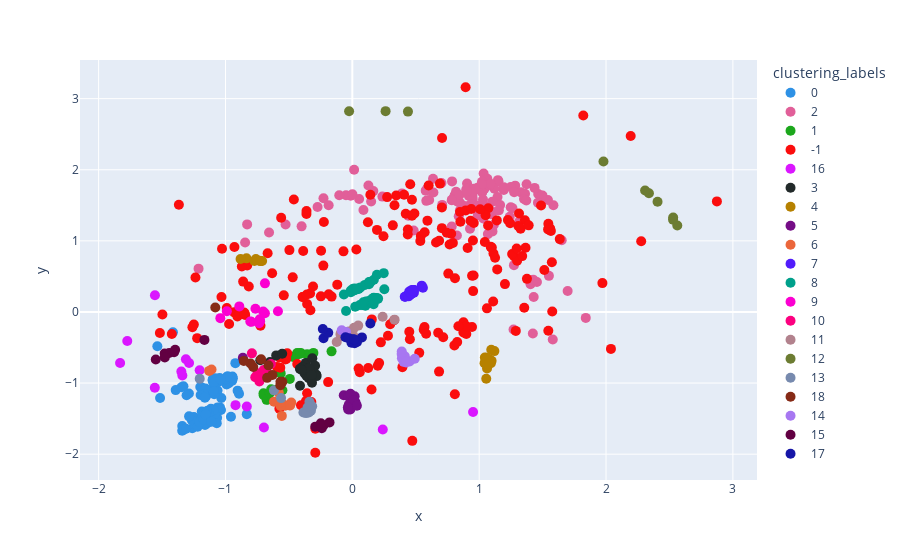

Write notebook code for a chart like this one.
### Code cell
%%time
fig = px.scatter(clustering_result_df, y="y", x="x", color="clustering_labels", color_discrete_sequence=px.colors.qualitative.Dark24)
fig.update_traces(marker_size=10)
fig.show()

### Figure 1 — Plotly figure (JSON) as saved in the notebook; plotly's stock layout.template omitted (floating-point values rounded to 4 significant figures; data arrays with more than 128 entries replaced by an {"elided": "..."} marker saying what was removed)
{"data": [{"hovertemplate": "clustering_labels=0<br>x=%{x}<br>y=%{y}<extra></extra>", "legendgroup": "0", "marker": {"color": "#2E91E5", "size": 10, "symbol": "circle"}, "mode": "markers", "name": "0", "orientation": "v", "showlegend": true, "type": "scatter", "x": [-1.102, -1.185, -1.092, -1.075, -1.051, -1.063, -0.9914, -0.9567, -1.232, -1.182, -1.16, -1.136, -1.15, -1.073, -1.199, -0.893, -0.9042, -1.152, -1.249, -1.208, -1.172, -1.126, -1.21, -1.288, -1.161, -0.9736, -1.248, -1.392, -1.137, -1.108, -1.186, -1.166, -0.9883, -1.046, -1.152, -0.9471, -1.196, -1.163, -1.098, -1.149, -1.12, -1.078, -1.184, -1.14, -1.112, -1.083, -1.168, -1.187, -1.077, -1.189, -1.072, -1.114, -1.056, -1.035, -1.414, -0.9221, -0.9453, -1.347, -1.212, -1.183, -1.142, -1.181, -1.133, -1.1, -1.176, -1.341, -1.341, -1.515, -1.262, -1.265, -1.219, -1.307, -1.104, -0.9925, -1.085, -1.132, -1.106, -1.054, -1.044, -1.157, -1.068, -1.171, -1.066, -0.9509, -1.033, -1.068, -1.062, -1.115, -1.067, -1.537, -1.287, -1.324, -1.144, -1.0, -1.102, -1.196, -1.311, -1.089, -1.069, -1.085, -1.093, -1.145, -1.134, -1.098, -0.9416, -1.332, -1.204, -1.172, -1.147, -0.8318, -1.156, -1.091, -1.092, -1.112, -0.9834, -1.039, -1.162], "xaxis": "x", "y": [-1.45, -1.493, -1.453, -1.381, -1.36, -1.106, -1.02, -1.474, -1.591, -1.498, -1.41, -1.48, -1.494, -0.938, -1.054, -1.15, -1.107, -1.568, -1.477, -1.544, -1.484, -1.474, -1.52, -1.146, -1.59, -1.003, -1.488, -1.099, -1.475, -1.424, -1.399, -1.477, -0.93, -0.9298, -1.183, -0.9675, -1.556, -1.492, -1.415, -1.438, -1.464, -1.006, -1.551, -1.479, -1.422, -1.416, -1.432, -1.061, -1.487, -1.494, -1.394, -1.437, -0.9828, -1.378, -0.2854, -0.72, -0.9072, -1.058, -1.544, -1.501, -1.392, -1.446, -1.485, -0.9484, -1.098, -1.67, -1.603, -1.211, -1.634, -1.521, -1.615, -1.17, -1.536, -0.919, -0.9311, -1.097, -1.461, -1.378, -1.342, -1.075, -1.401, -1.157, -1.489, -0.9149, -1.21, -1.394, -1.342, -1.362, -0.9452, -0.4816, -1.468, -1.648, -1.566, -0.9472, -0.9589, -1.167, -1.644, -1.157, -1.564, -1.436, -1.383, -1.415, -1.431, -0.983, -0.931, -1.045, -1.549, -1.513, -1.397, -1.437, -1.443, -0.9915, -1.114, -1.544, -0.9045, -0.9482, -1.207], "yaxis": "y"}, {"hovertemplate": "clustering_labels=2<br>x=%{x}<br>y=%{y}<extra></extra>", "legendgroup": "2", "marker": {"color": "#E15F99", "size": 10, "symbol": "circle"}, "mode": "markers", "name": "2", "orientation": "v", "showlegend": true, "type": "scatter", "x": [0.8487, 1.194, 1.069, -0.8452, 0.8037, 1.374, 1.423, 0.6057, 0.8068, 1.585, 1.405, 1.55, 0.4412, 1.271, 0.3919, 0.7863, -0.3998, -0.01287, 1.43, 1.152, 1.499, 1.277, 0.8244, 0.8508, 1.542, 0.8981, 0.8785, -0.2273, 0.9469, 0.7086, 1.455, 1.145, 0.7836, 1.105, 1.148, 0.9896, 0.6393, -0.0499, 0.9875, -0.6563, 0.5785, 1.165, 0.7025, 1.195, 0.9491, -0.2741, 0.4835, -1.212, 0.1483, 1.121, -0.1866, 0.8389, -0.8292, 0.9191, 1.241, 1.284, 0.6363, 1.065, 1.116, 1.104, 1.035, 1.58, 1.082, 0.9045, 1.249, 0.8313, 1.465, 1.043, 1.033, 1.064, 0.1656, 0.8176, -0.5262, 0.9667, 1.437, 1.024, 0.9277, 1.03, 1.013, 1.495, 0.08761, 0.7845, 1.089, 0.5833, 1.33, 1.095, 1.1, 1.464, 1.262, 0.9367, 1.249, 0.0142, 0.05355, 0.5939, 0.9791, 0.9965, 1.362, 1.022, 1.274, -0.1031, 1.022, 0.0007045, 1.426, 0.5919, 0.1269, 0.9052, 0.8957, 0.8449, 1.65, 1.353, 1.276, 0.9551, 0.7844, 0.2371, 0.9684, 1.005, 1.156, 1.84, 1.372, 0.9423, 1.316, 1.697, 0.9024], "xaxis": "x", "y": [1.431, 1.717, 1.095, 0.9778, 1.618, 1.796, -0.3033, 1.574, 1.641, 1.501, 0.3892, 0.5079, 1.354, -0.2458, 1.668, 1.836, 1.204, 1.636, 0.2113, 1.839, 1.637, 1.722, 1.075, 1.531, 1.574, 1.723, 1.485, 1.599, 1.633, 1.506, 0.4207, 1.616, 1.201, 1.133, 1.854, 1.359, 1.68, 1.641, 1.748, 1.117, 1.706, 1.505, 1.814, 1.752, 1.588, 1.477, 1.146, 0.6093, 1.554, 1.733, 1.502, 1.347, 1.232, 1.633, 1.338, 1.777, 1.874, 1.479, 1.226, 1.552, 1.948, -0.3862, 1.785, 1.807, 1.757, 1.551, 1.659, 1.735, 1.314, 1.873, 1.7, 1.689, 1.231, 1.715, 1.745, 1.68, 1.17, 1.58, 1.778, 1.634, 1.435, 1.576, 1.803, 1.563, 1.682, 1.421, 1.373, 1.538, 1.46, 1.518, 1.474, 1.999, 1.588, 1.725, 1.476, 1.498, 1.661, 1.832, 0.6586, 1.642, 1.798, 1.655, 0.4544, 1.74, 1.78, 1.733, 1.488, 1.646, 1.008, 1.589, 1.685, 1.732, 1.571, 1.622, 1.725, 1.442, 1.429, -0.08347, 1.567, 1.689, 1.27, 0.2941, 1.696], "yaxis": "y"}, {"hovertemplate": "clustering_labels=1<br>x=%{x}<br>y=%{y}<extra></extra>", "legendgroup": "1", "marker": {"color": "#1CA71C", "size": 10, "symbol": "circle"}, "mode": "markers", "name": "1", "orientation": "v", "showlegend": true, "type": "scatter", "x": [-0.435, -0.6757, -0.4511, -0.5646, -0.7, -0.6669, -0.4662, -0.6636, -0.4024, -0.6985, -0.3564, -0.4929, -0.5513, -0.4116, -0.5734, -0.1639, -0.6511, -0.4344, -0.6066, -0.3069, -0.64, -0.4125], "xaxis": "x", "y": [-0.577, -1.236, -0.6251, -0.8639, -1.144, -1.23, -0.6326, -1.162, -0.5797, -1.171, -0.5964, -0.9415, -1.101, -0.588, -1.096, -0.5537, -1.143, -0.5978, -1.099, -0.5758, -1.088, -0.5768], "yaxis": "y"}, {"hovertemplate": "clustering_labels=-1<br>x=%{x}<br>y=%{y}<extra></extra>", "legendgroup": "-1", "marker": {"color": "#FB0D0D", "size": 10, "symbol": "circle"}, "mode": "markers", "name": "-1", "orientation": "v", "showlegend": true, "type": "scatter", "x": {"elided": "192 float values"}, "xaxis": "x", "y": {"elided": "192 float values"}, "yaxis": "y"}, {"hovertemplate": "clustering_labels=16<br>x=%{x}<br>y=%{y}<extra></extra>", "legendgroup": "16", "marker": {"color": "#DA16FF", "size": 10, "symbol": "circle"}, "mode": "markers", "name": "16", "orientation": "v", "showlegend": true, "type": "scatter", "x": [-1.287, -1.774, -0.697, -1.203, 0.9518, -1.348, 0.24, -1.557, -1.312, -1.34, -0.8318, -1.831, -0.9208, -1.556], "xaxis": "x", "y": [-0.7184, -0.4089, -1.625, -0.8205, -1.406, -0.8381, -1.652, -1.066, -0.6644, -0.8939, -1.329, -0.7184, -1.311, 0.236], "yaxis": "y"}, {"hovertemplate": "clustering_labels=3<br>x=%{x}<br>y=%{y}<extra></extra>", "legendgroup": "3", "marker": {"color": "#222A2A", "size": 10, "symbol": "circle"}, "mode": "markers", "name": "3", "orientation": "v", "showlegend": true, "type": "scatter", "x": [-0.3663, -0.3622, -0.3155, -0.6495, -0.3766, -0.381, -0.3952, -0.2846, -0.2936, -0.3155, -0.7257, -0.2813, -0.6001, -0.5529, -0.3399, -0.4124, -0.343, -0.3179, -0.4133, -0.3979, -0.3208], "xaxis": "x", "y": [-0.7165, -0.8977, -0.6519, -0.7039, -0.8621, -0.8141, -0.7748, -0.8785, -0.7555, -0.9107, -0.6779, -0.9019, -0.6107, -0.5884, -0.7909, -1.037, -0.9325, -0.9938, -0.8003, -0.8157, -0.8867], "yaxis": "y"}, {"hovertemplate": "clustering_labels=4<br>x=%{x}<br>y=%{y}<extra></extra>", "legendgroup": "4", "marker": {"color": "#B68100", "size": 10, "symbol": "circle"}, "mode": "markers", "name": "4", "orientation": "v", "showlegend": true, "type": "scatter", "x": [1.098, 1.061, -0.8344, -0.8812, 1.045, -0.7339, 1.065, 1.092, 1.12, 1.095, 1.063, 1.062, -0.7111, 1.083, -0.7602, 1.078, 1.056, -0.7717, 1.042, 1.054, 1.066, -0.7224], "xaxis": "x", "y": [-0.6864, -0.7042, 0.754, 0.7449, -0.6416, 0.722, -0.7348, -0.7207, -0.5504, -0.5307, -0.7374, -0.7943, 0.7163, -0.678, 0.7456, -0.6615, -0.9385, 0.7179, -0.7196, -0.6438, -0.7363, 0.7155], "yaxis": "y"}, {"hovertemplate": "clustering_labels=5<br>x=%{x}<br>y=%{y}<extra></extra>", "legendgroup": "5", "marker": {"color": "#750D86", "size": 10, "symbol": "circle"}, "mode": "markers", "name": "5", "orientation": "v", "showlegend": true, "type": "scatter", "x": [-0.0675, 0.02569, -0.0319, -0.02796, 0.02236, 0.01816, -0.8628, -0.01567, -0.01475, 0.009712, -0.03194, 0.036, -0.03519], "xaxis": "x", "y": [-1.17, -1.272, -1.189, -1.304, -1.27, -1.185, -0.6441, -1.371, -1.15, -1.242, -1.372, -1.319, -1.342], "yaxis": "y"}, {"hovertemplate": "clustering_labels=6<br>x=%{x}<br>y=%{y}<extra></extra>", "legendgroup": "6", "marker": {"color": "#EB663B", "size": 10, "symbol": "circle"}, "mode": "markers", "name": "6", "orientation": "v", "showlegend": true, "type": "scatter", "x": [-0.4984, -0.5432, -0.5804, -0.5289, -0.4815, -0.5652, -0.5704, -0.4903, -1.11, -0.5557, -1.129, -0.6175], "xaxis": "x", "y": [-1.313, -1.301, -1.134, -1.32, -1.274, -1.321, -1.273, -1.316, -0.8093, -1.461, -0.8286, -1.262], "yaxis": "y"}, {"hovertemplate": "clustering_labels=7<br>x=%{x}<br>y=%{y}<extra></extra>", "legendgroup": "7", "marker": {"color": "#511CFB", "size": 10, "symbol": "circle"}, "mode": "markers", "name": "7", "orientation": "v", "showlegend": true, "type": "scatter", "x": [0.4587, 0.48, 0.5563, 0.4174, 0.4652, 0.4786, 0.4606, 0.4553, 0.4775, 0.5471, 0.4751, 0.4135, 0.4756, 0.4361, 0.4429, 0.4864, 0.4855, 0.4663, 0.4491, 0.4823, 0.4649, 0.4747], "xaxis": "x", "y": [0.2547, 0.2829, 0.3399, 0.2151, 0.2809, 0.3087, 0.2563, 0.2407, 0.2934, 0.3702, 0.2728, 0.2131, 0.305, 0.2395, 0.2198, 0.3102, 0.2719, 0.3057, 0.2864, 0.3092, 0.2544, 0.3006], "yaxis": "y"}, {"hovertemplate": "clustering_labels=8<br>x=%{x}<br>y=%{y}<extra></extra>", "legendgroup": "8", "marker": {"color": "#00A08B", "size": 10, "symbol": "circle"}, "mode": "markers", "name": "8", "orientation": "v", "showlegend": true, "type": "scatter", "x": [0.01564, 0.1055, 0.1698, 0.1031, 0.2474, 0.1676, 0.0994, 0.05881, -0.006771, 0.1082, 0.04975, 0.2032, 0.1317, 0.07631, 0.0641, 0.08273, 0.01168, 0.1441, 0.1316, 0.2523, 0.1423, 0.09135, -0.06637, 0.02279, 0.04223, 0.1949, 0.002932, 0.1123, -0.01184, 0.08723, 0.02382, 0.1676, 0.1938, -0.04945, 0.03216, 0.1894, -0.01163, 0.1595, 0.01938, 0.1695, 0.1388, 0.07794, 0.03198, 0.1971], "xaxis": "x", "y": [0.3286, 0.1345, 0.4528, 0.08686, 0.546, 0.1095, 0.3805, 0.09669, 0.2929, 0.146, 0.3241, 0.1877, 0.4212, 0.1012, 0.3454, 0.1086, 0.301, 0.1672, 0.3904, 0.3184, 0.4195, 0.1002, 0.2455, 0.07247, 0.3301, 0.1877, 0.3227, 0.1432, 0.2998, 0.1374, 0.3199, 0.1982, 0.5229, 0.01327, 0.3212, 0.1977, 0.2766, 0.1708, 0.3127, 0.1997, 0.4185, 0.1038, 0.3161, 0.1843], "yaxis": "y"}, {"hovertemplate": "clustering_labels=9<br>x=%{x}<br>y=%{y}<extra></extra>", "legendgroup": "9", "marker": {"color": "#FB00D1", "size": 10, "symbol": "circle"}, "mode": "markers", "name": "9", "orientation": "v", "showlegend": true, "type": "scatter", "x": [-0.7267, -0.6891, -0.8908, -0.6888, -0.7638, -0.7295, -0.5863, -0.7024, -0.9892, -0.7349, -0.7963, -1.04, -0.8042], "xaxis": "x", "y": [-0.1291, -0.01801, 0.07856, 0.4027, 0.04533, -0.103, 0.01103, 0.005426, 0.01118, -0.1596, -0.1389, -0.08682, -0.1336], "yaxis": "y"}, {"hovertemplate": "clustering_labels=10<br>x=%{x}<br>y=%{y}<extra></extra>", "legendgroup": "10", "marker": {"color": "#FC0080", "size": 10, "symbol": "circle"}, "mode": "markers", "name": "10", "orientation": "v", "showlegend": true, "type": "scatter", "x": [-0.7917, -0.706, -0.7084, -0.6414, -0.7652, -0.7474, -0.6731, -0.7037, -0.6992, -0.7326, -0.7027], "xaxis": "x", "y": [-0.5819, -0.8562, -0.9196, -0.7314, -0.9183, -0.8612, -0.8477, -0.8899, -0.8171, -0.9789, -0.8676], "yaxis": "y"}, {"hovertemplate": "clustering_labels=11<br>x=%{x}<br>y=%{y}<extra></extra>", "legendgroup": "11", "marker": {"color": "#B2828D", "size": 10, "symbol": "circle"}, "mode": "markers", "name": "11", "orientation": "v", "showlegend": true, "type": "scatter", "x": [-0.05771, 0.239, -0.05423, -0.08698, -0.08973, -0.0826, -0.07096, 0.00749, 0.04638, 0.3331, -0.123, -0.05745, -0.03957, -0.08272, -0.02722, -0.08212, -0.08232, -0.03361, 0.01339, -0.09355], "xaxis": "x", "y": [-0.3102, -0.06657, -0.3366, -0.33, -0.2993, -0.2934, -0.317, -0.3345, -0.192, -0.1081, -0.4231, -0.2845, -0.2986, -0.3375, -0.2743, -0.3024, -0.3339, -0.2849, -0.2234, -0.3152], "yaxis": "y"}, {"hovertemplate": "clustering_labels=12<br>x=%{x}<br>y=%{y}<extra></extra>", "legendgroup": "12", "marker": {"color": "#6C7C32", "size": 10, "symbol": "circle"}, "mode": "markers", "name": "12", "orientation": "v", "showlegend": true, "type": "scatter", "x": [2.338, 2.308, 0.2623, 2.406, 1.98, 0.4385, 2.529, -0.02542, 2.528, 2.562], "xaxis": "x", "y": [1.669, 1.709, 2.824, 1.551, 2.116, 2.818, 1.33, 2.823, 1.298, 1.216], "yaxis": "y"}, {"hovertemplate": "clustering_labels=13<br>x=%{x}<br>y=%{y}<extra></extra>", "legendgroup": "13", "marker": {"color": "#778AAE", "size": 10, "symbol": "circle"}, "mode": "markers", "name": "13", "orientation": "v", "showlegend": true, "type": "scatter", "x": [-0.3263, -0.3854, -0.3426, -0.5616, -0.3535, -1.203, -0.3381, -0.3645, -0.3282, -0.3162, -0.3438, -0.6179], "xaxis": "x", "y": [-1.389, -1.415, -1.413, -1.212, -1.348, -0.9403, -1.262, -1.422, -1.349, -1.326, -1.326, -1.102], "yaxis": "y"}, {"hovertemplate": "clustering_labels=18<br>x=%{x}<br>y=%{y}<extra></extra>", "legendgroup": "18", "marker": {"color": "#862A16", "size": 10, "symbol": "circle"}, "mode": "markers", "name": "18", "orientation": "v", "showlegend": true, "type": "scatter", "x": [-0.5675, -0.6611, -0.5516, -0.6294, -0.7191, -0.7809, -0.6716, -0.8024, -1.08, -0.5611, -0.8556, -0.5665], "xaxis": "x", "y": [-1.03, -0.7509, -0.9822, -0.8849, -0.6654, -0.774, -0.9265, -0.7252, 0.06256, -1.003, -0.6883, -0.9823], "yaxis": "y"}, {"hovertemplate": "clustering_labels=14<br>x=%{x}<br>y=%{y}<extra></extra>", "legendgroup": "14", "marker": {"color": "#A777F1", "size": 10, "symbol": "circle"}, "mode": "markers", "name": "14", "orientation": "v", "showlegend": true, "type": "scatter", "x": [0.4515, 0.3889, 0.4139, 0.3897, 0.4922, -0.08379, 0.4047, 0.391, 0.4063, 0.4187, 0.4241, -0.04876], "xaxis": "x", "y": [-0.6974, -0.5917, -0.6231, -0.5548, -0.6572, -0.2585, -0.7014, -0.6503, -0.69, -0.6933, -0.7089, -0.2826], "yaxis": "y"}, {"hovertemplate": "clustering_labels=15<br>x=%{x}<br>y=%{y}<extra></extra>", "legendgroup": "15", "marker": {"color": "#620042", "size": 10, "symbol": "circle"}, "mode": "markers", "name": "15", "orientation": "v", "showlegend": true, "type": "scatter", "x": [-1.479, -0.2921, -1.397, -1.443, -1.549, -0.228, -1.166, -1.478, -0.2407, -0.2484, -1.405, -0.1797], "xaxis": "x", "y": [-0.5849, -1.613, -0.5314, -0.5781, -0.6685, -1.596, -0.3926, -0.6405, -1.635, -1.567, -0.5655, -1.553], "yaxis": "y"}, {"hovertemplate": "clustering_labels=17<br>x=%{x}<br>y=%{y}<extra></extra>", "legendgroup": "17", "marker": {"color": "#1616A7", "size": 10, "symbol": "circle"}, "mode": "markers", "name": "17", "orientation": "v", "showlegend": true, "type": "scatter", "x": [-0.006794, 0.01862, 0.07583, -0.227, -0.05391, 0.03712, -0.1897, 0.005958, -0.02843, 0.1419, 0.01442, -0.2325], "xaxis": "x", "y": [-0.4338, -0.4401, -0.3575, -0.3696, -0.3549, -0.4226, -0.2913, -0.3824, -0.368, -0.1615, -0.386, -0.2407], "yaxis": "y"}], "layout": {"autosize": true, "legend": {"title": {"text": "clustering_labels"}, "tracegroupgap": 0}, "margin": {"t": 60}, "xaxis": {"anchor": "y", "autorange": true, "domain": [0, 1], "range": [-2.13, 3.173], "title": {"text": "x"}, "type": "linear"}, "yaxis": {"anchor": "x", "autorange": true, "domain": [0, 1], "range": [-2.458, 3.638], "title": {"text": "y"}, "type": "linear"}}}
